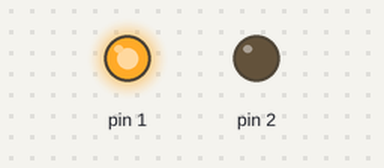
This sketch was run on a simulated Arduino Uno, built with avr-gcc and run on an emulated ATmega328P. Parts: output pins drawn as LEDs (lit = HIGH).

Above: at 1.0 s.
At 3.0 s:
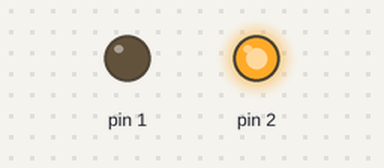
Timing chart, 0 to 5.2 s (numbered marks = the images above):
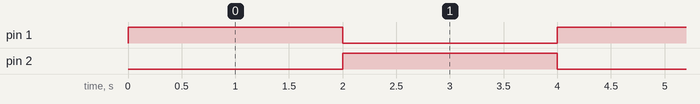

Measured:
- by itself, pin 1, pin 2: alternates HIGH for 2.0 s and LOW for 2.0 s

The sketch:

DC_motor_interfacing_with_Arduino.ino
```cpp
void setup() {
pinMode (1, OUTPUT);
pinMode (2, OUTPUT);

}

void loop() {
 digitalWrite (1,HIGH);
 digitalWrite (2,LOW);
 delay (2000);
 digitalWrite (1, LOW);
 digitalWrite (2,HIGH);
 delay (2000);

}
```
